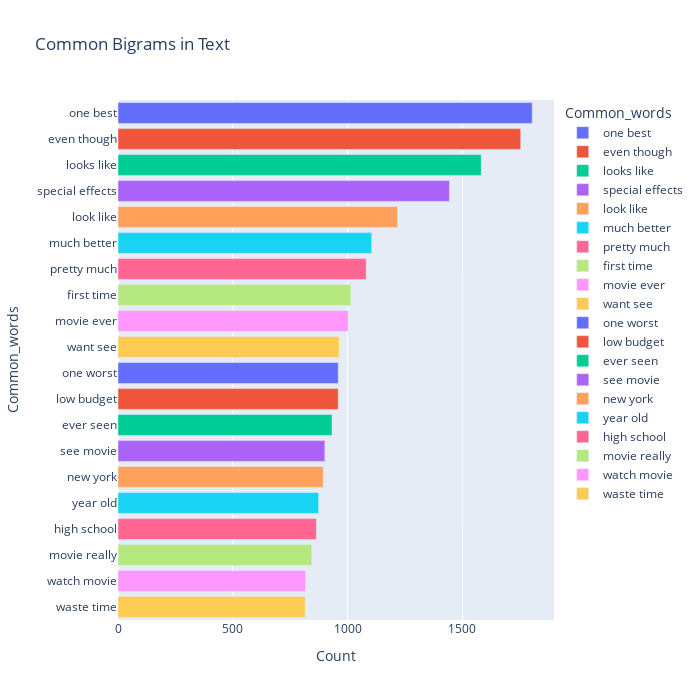

This figure's notebook cell:
### Code cell
most_common_bi = get_top_text_ngrams(df.review,20,2)
most_common_bi = dict(most_common_bi)
temp = pd.DataFrame(columns = ["Common_words", "Count"])
temp["Common_words"] = list(most_common_bi.keys())
temp["Count"] = list(most_common_bi.values())
fig = px.bar(temp, x="Count", y="Common_words",title="Common Bigrams in Text",orientation='h',width=700,height=700,color='Common_words')
fig.show()

### Figure 1 — Plotly figure (JSON) as saved in the notebook; plotly's stock layout.template omitted (floating-point values rounded to 4 significant figures)
{"data": [{"alignmentgroup": "True", "hovertemplate": "Common_words=%{y}<br>Count=%{x}<extra></extra>", "legendgroup": "one best", "marker": {"color": "#636efa", "pattern": {"shape": ""}}, "name": "one best", "offsetgroup": "one best", "orientation": "h", "showlegend": true, "textposition": "auto", "type": "bar", "x": [1804], "xaxis": "x", "y": ["one best"], "yaxis": "y"}, {"alignmentgroup": "True", "hovertemplate": "Common_words=%{y}<br>Count=%{x}<extra></extra>", "legendgroup": "even though", "marker": {"color": "#EF553B", "pattern": {"shape": ""}}, "name": "even though", "offsetgroup": "even though", "orientation": "h", "showlegend": true, "textposition": "auto", "type": "bar", "x": [1754], "xaxis": "x", "y": ["even though"], "yaxis": "y"}, {"alignmentgroup": "True", "hovertemplate": "Common_words=%{y}<br>Count=%{x}<extra></extra>", "legendgroup": "looks like", "marker": {"color": "#00cc96", "pattern": {"shape": ""}}, "name": "looks like", "offsetgroup": "looks like", "orientation": "h", "showlegend": true, "textposition": "auto", "type": "bar", "x": [1582], "xaxis": "x", "y": ["looks like"], "yaxis": "y"}, {"alignmentgroup": "True", "hovertemplate": "Common_words=%{y}<br>Count=%{x}<extra></extra>", "legendgroup": "special effects", "marker": {"color": "#ab63fa", "pattern": {"shape": ""}}, "name": "special effects", "offsetgroup": "special effects", "orientation": "h", "showlegend": true, "textposition": "auto", "type": "bar", "x": [1444], "xaxis": "x", "y": ["special effects"], "yaxis": "y"}, {"alignmentgroup": "True", "hovertemplate": "Common_words=%{y}<br>Count=%{x}<extra></extra>", "legendgroup": "look like", "marker": {"color": "#FFA15A", "pattern": {"shape": ""}}, "name": "look like", "offsetgroup": "look like", "orientation": "h", "showlegend": true, "textposition": "auto", "type": "bar", "x": [1218], "xaxis": "x", "y": ["look like"], "yaxis": "y"}, {"alignmentgroup": "True", "hovertemplate": "Common_words=%{y}<br>Count=%{x}<extra></extra>", "legendgroup": "much better", "marker": {"color": "#19d3f3", "pattern": {"shape": ""}}, "name": "much better", "offsetgroup": "much better", "orientation": "h", "showlegend": true, "textposition": "auto", "type": "bar", "x": [1105], "xaxis": "x", "y": ["much better"], "yaxis": "y"}, {"alignmentgroup": "True", "hovertemplate": "Common_words=%{y}<br>Count=%{x}<extra></extra>", "legendgroup": "pretty much", "marker": {"color": "#FF6692", "pattern": {"shape": ""}}, "name": "pretty much", "offsetgroup": "pretty much", "orientation": "h", "showlegend": true, "textposition": "auto", "type": "bar", "x": [1081], "xaxis": "x", "y": ["pretty much"], "yaxis": "y"}, {"alignmentgroup": "True", "hovertemplate": "Common_words=%{y}<br>Count=%{x}<extra></extra>", "legendgroup": "first time", "marker": {"color": "#B6E880", "pattern": {"shape": ""}}, "name": "first time", "offsetgroup": "first time", "orientation": "h", "showlegend": true, "textposition": "auto", "type": "bar", "x": [1014], "xaxis": "x", "y": ["first time"], "yaxis": "y"}, {"alignmentgroup": "True", "hovertemplate": "Common_words=%{y}<br>Count=%{x}<extra></extra>", "legendgroup": "movie ever", "marker": {"color": "#FF97FF", "pattern": {"shape": ""}}, "name": "movie ever", "offsetgroup": "movie ever", "orientation": "h", "showlegend": true, "textposition": "auto", "type": "bar", "x": [1002], "xaxis": "x", "y": ["movie ever"], "yaxis": "y"}, {"alignmentgroup": "True", "hovertemplate": "Common_words=%{y}<br>Count=%{x}<extra></extra>", "legendgroup": "want see", "marker": {"color": "#FECB52", "pattern": {"shape": ""}}, "name": "want see", "offsetgroup": "want see", "orientation": "h", "showlegend": true, "textposition": "auto", "type": "bar", "x": [963], "xaxis": "x", "y": ["want see"], "yaxis": "y"}, {"alignmentgroup": "True", "hovertemplate": "Common_words=%{y}<br>Count=%{x}<extra></extra>", "legendgroup": "one worst", "marker": {"color": "#636efa", "pattern": {"shape": ""}}, "name": "one worst", "offsetgroup": "one worst", "orientation": "h", "showlegend": true, "textposition": "auto", "type": "bar", "x": [959], "xaxis": "x", "y": ["one worst"], "yaxis": "y"}, {"alignmentgroup": "True", "hovertemplate": "Common_words=%{y}<br>Count=%{x}<extra></extra>", "legendgroup": "low budget", "marker": {"color": "#EF553B", "pattern": {"shape": ""}}, "name": "low budget", "offsetgroup": "low budget", "orientation": "h", "showlegend": true, "textposition": "auto", "type": "bar", "x": [959], "xaxis": "x", "y": ["low budget"], "yaxis": "y"}, {"alignmentgroup": "True", "hovertemplate": "Common_words=%{y}<br>Count=%{x}<extra></extra>", "legendgroup": "ever seen", "marker": {"color": "#00cc96", "pattern": {"shape": ""}}, "name": "ever seen", "offsetgroup": "ever seen", "orientation": "h", "showlegend": true, "textposition": "auto", "type": "bar", "x": [932], "xaxis": "x", "y": ["ever seen"], "yaxis": "y"}, {"alignmentgroup": "True", "hovertemplate": "Common_words=%{y}<br>Count=%{x}<extra></extra>", "legendgroup": "see movie", "marker": {"color": "#ab63fa", "pattern": {"shape": ""}}, "name": "see movie", "offsetgroup": "see movie", "orientation": "h", "showlegend": true, "textposition": "auto", "type": "bar", "x": [901], "xaxis": "x", "y": ["see movie"], "yaxis": "y"}, {"alignmentgroup": "True", "hovertemplate": "Common_words=%{y}<br>Count=%{x}<extra></extra>", "legendgroup": "new york", "marker": {"color": "#FFA15A", "pattern": {"shape": ""}}, "name": "new york", "offsetgroup": "new york", "orientation": "h", "showlegend": true, "textposition": "auto", "type": "bar", "x": [894], "xaxis": "x", "y": ["new york"], "yaxis": "y"}, {"alignmentgroup": "True", "hovertemplate": "Common_words=%{y}<br>Count=%{x}<extra></extra>", "legendgroup": "year old", "marker": {"color": "#19d3f3", "pattern": {"shape": ""}}, "name": "year old", "offsetgroup": "year old", "orientation": "h", "showlegend": true, "textposition": "auto", "type": "bar", "x": [874], "xaxis": "x", "y": ["year old"], "yaxis": "y"}, {"alignmentgroup": "True", "hovertemplate": "Common_words=%{y}<br>Count=%{x}<extra></extra>", "legendgroup": "high school", "marker": {"color": "#FF6692", "pattern": {"shape": ""}}, "name": "high school", "offsetgroup": "high school", "orientation": "h", "showlegend": true, "textposition": "auto", "type": "bar", "x": [864], "xaxis": "x", "y": ["high school"], "yaxis": "y"}, {"alignmentgroup": "True", "hovertemplate": "Common_words=%{y}<br>Count=%{x}<extra></extra>", "legendgroup": "movie really", "marker": {"color": "#B6E880", "pattern": {"shape": ""}}, "name": "movie really", "offsetgroup": "movie really", "orientation": "h", "showlegend": true, "textposition": "auto", "type": "bar", "x": [844], "xaxis": "x", "y": ["movie really"], "yaxis": "y"}, {"alignmentgroup": "True", "hovertemplate": "Common_words=%{y}<br>Count=%{x}<extra></extra>", "legendgroup": "watch movie", "marker": {"color": "#FF97FF", "pattern": {"shape": ""}}, "name": "watch movie", "offsetgroup": "watch movie", "orientation": "h", "showlegend": true, "textposition": "auto", "type": "bar", "x": [817], "xaxis": "x", "y": ["watch movie"], "yaxis": "y"}, {"alignmentgroup": "True", "hovertemplate": "Common_words=%{y}<br>Count=%{x}<extra></extra>", "legendgroup": "waste time", "marker": {"color": "#FECB52", "pattern": {"shape": ""}}, "name": "waste time", "offsetgroup": "waste time", "orientation": "h", "showlegend": true, "textposition": "auto", "type": "bar", "x": [815], "xaxis": "x", "y": ["waste time"], "yaxis": "y"}], "layout": {"barmode": "relative", "height": 700, "legend": {"title": {"text": "Common_words"}, "tracegroupgap": 0}, "title": {"text": "Common Bigrams in Text"}, "width": 700, "xaxis": {"anchor": "y", "domain": [0, 1], "title": {"text": "Count"}}, "yaxis": {"anchor": "x", "categoryarray": ["waste time", "watch movie", "movie really", "high school", "year old", "new york", "see movie", "ever seen", "low budget", "one worst", "want see", "movie ever", "first time", "pretty much", "much better", "look like", "special effects", "looks like", "even though", "one best"], "categoryorder": "array", "domain": [0, 1], "title": {"text": "Common_words"}}}}
